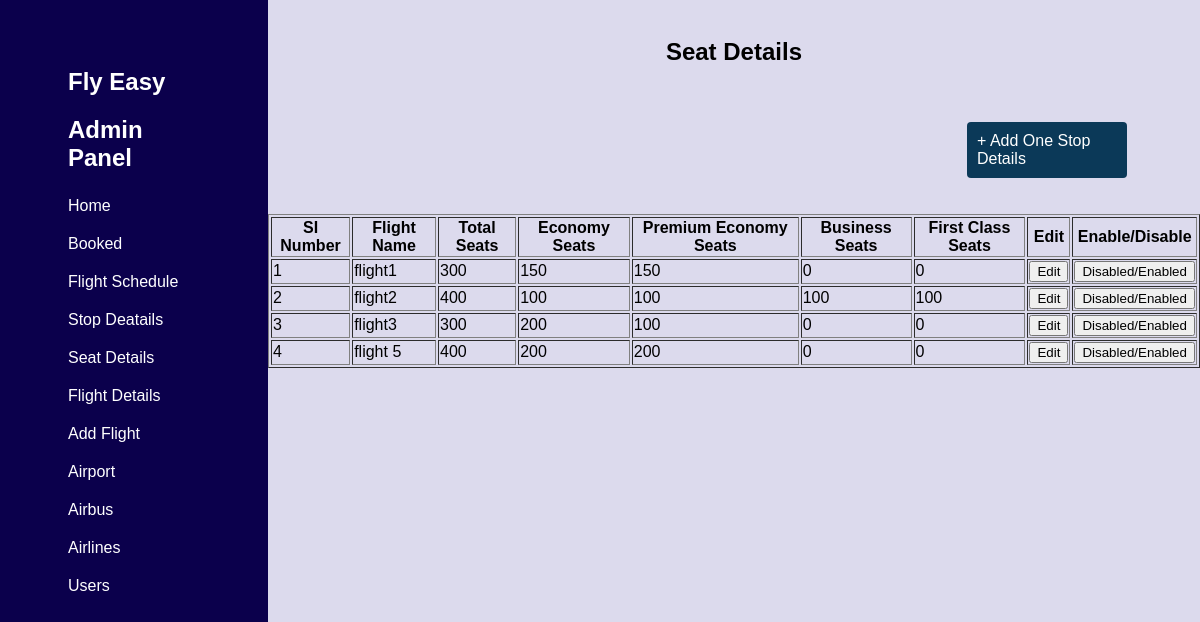
Page /admin/seat_view.php on the committed database.
### tables this page shows
CREATE TABLE `seat` (
  `seat_id` int(11) NOT NULL,
  `total_seat` int(11) NOT NULL,
  `no_economy` int(11) DEFAULT NULL,
  `no_premium` int(11) DEFAULT NULL,
  `no_business` int(11) DEFAULT NULL,
  `no_first` int(11) DEFAULT NULL,
  `flight_id` int(11) DEFAULT NULL
);

CREATE TABLE `flight` (
  `flight_id` int(11) NOT NULL,
  `flight_name` varchar(255) DEFAULT NULL,
  `f_airline_name` varchar(255) DEFAULT NULL,
  `f_airbus_name` varchar(255) DEFAULT NULL,
  `f_departure` varchar(255) DEFAULT NULL,
  `f_arrival` varchar(255) DEFAULT NULL,
  `airline_id` int(11) DEFAULT NULL,
  `airport_id` int(11) DEFAULT NULL,
  `airbus_id` int(11) DEFAULT NULL,
  `stop` varchar(255) DEFAULT NULL,
  `flight_service` varchar(255) DEFAULT NULL,
  `price` decimal(10,2) DEFAULT NULL,
  `status` int(11) NOT NULL
);

### admin/seat_view.php (the view, shortened to what this page needs)
<?php
include "../config/dbcon.php";
include("includes/base.php");
?>
<html>
   <head>
   </head>
<body>
    <br>
    <h2><center>Seat Details</center></h2><br><br>
     <a href="seat_flight.php" class="add" >  + Add One Stop Details</a><br><br>
<table border="1">
    <tr>
        <th>SI Number</th>
        <th>Flight Name</th>
        <th>Total Seats</th>
        <th>Economy Seats</th>
        <th>Premium Economy Seats</th>
        <th>Business Seats</th>
        <th>First Class Seats</th>
        <th>Edit</th>
        <th>Enable/Disable</th>
    </tr>
 <?php
        $selectQuery = "SELECT s.*, f.flight_name FROM seat s
                        JOIN flight f ON s.flight_id = f.flight_id";
        $result = mysqli_query($con, $selectQuery);
    $siNumber = 1;
    while ($row = mysqli_fetch_assoc($result)) {
        echo "<tr>";
        echo "<td>{$siNumber}</td>";
        echo "<td>{$row['flight_name']}</td>";
        echo "<td>{$row['total_seat']}</td>";
        echo "<td>{$row['no_economy']}</td>";
        echo "<td>{$row['no_premium']}</td>";
        echo "<td>{$row['no_business']}</td>";
        echo "<td>{$row['no_first']}</td>";
        echo "<td><button>Edit</button></td>";
        echo "<td><button>Disabled/Enabled</button></td>";
        echo "</tr>";
        $siNumber++;
    }
    ?>
</table>
</body>
</html>

### admin/includes/base.php (style rules this page uses)
body, h1, ul, li, a { margin: 0; padding: 0; list-style: none; text-decoration: none; }
body { font-family: Arial, sans-serif; margin: 0; padding: 0; }

### admin/seat_view.php (style rules this page uses)
.add { background-color: #0b3958; width: 15%; color: #fff; padding: 10px; border: none; border-radius: 4px; cursor: pointer; margin-left: 75%; }

### rows in the picture
seat: flight.flight_name "flight1", total_seat "300", no_economy "150", no_premium "150", no_business "0", no_first "0"
seat: flight.flight_name "flight2", total_seat "400", no_economy "100", no_premium "100", no_business "100", no_first "100"
seat: flight.flight_name "flight3", total_seat "300", no_economy "200", no_premium "100", no_business "0", no_first "0"
seat: flight.flight_name "flight 5", total_seat "400", no_economy "200", no_premium "200", no_business "0", no_first "0"
